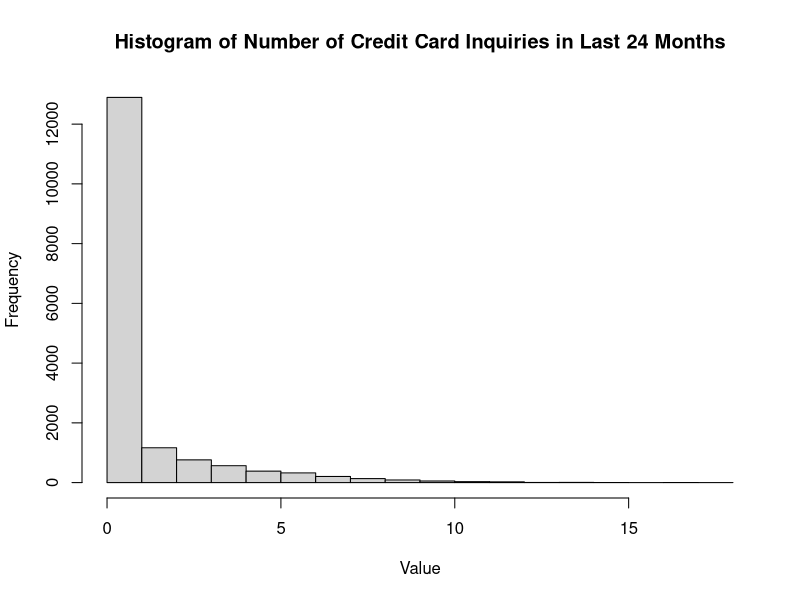
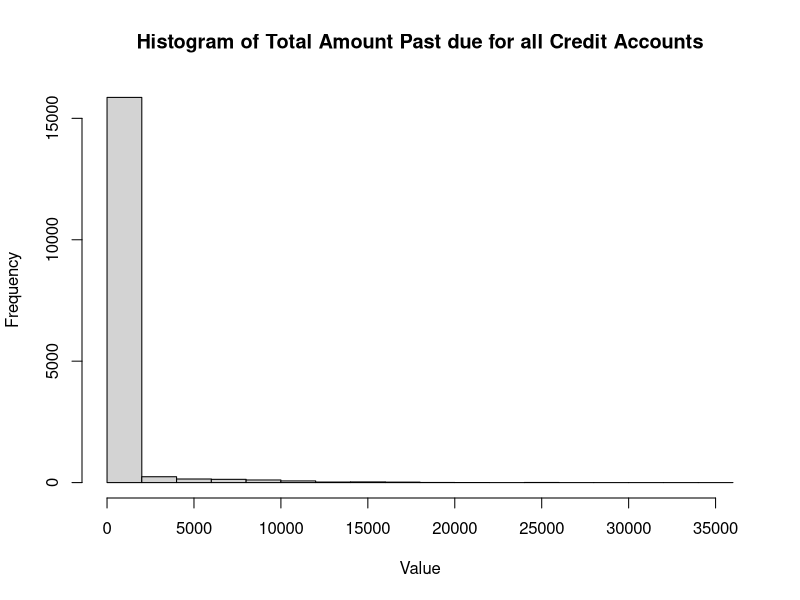
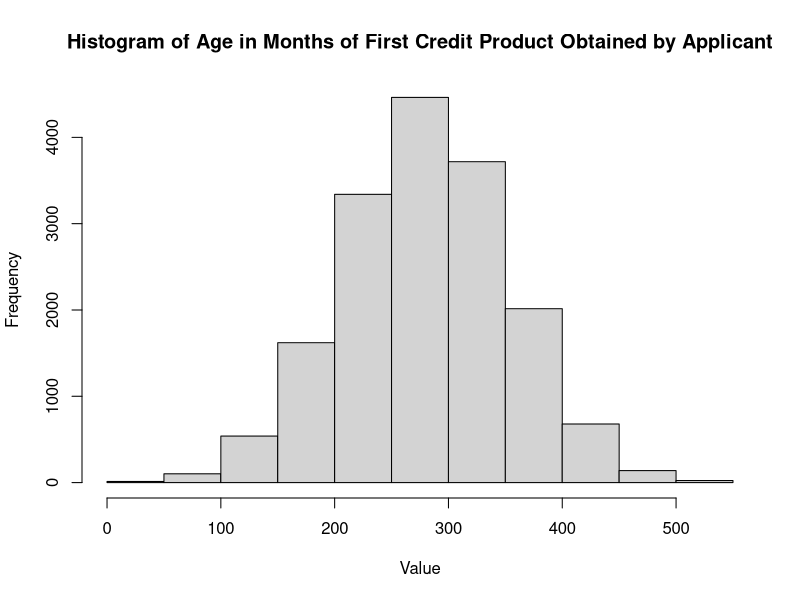
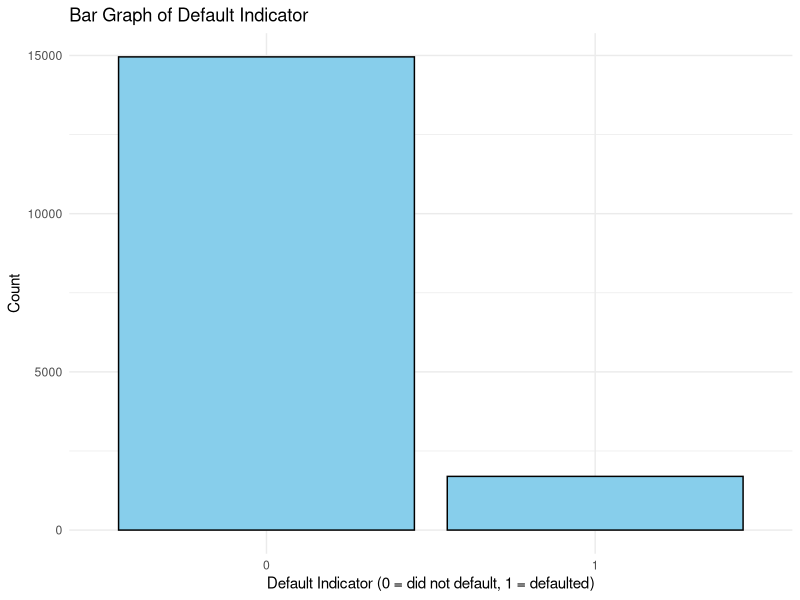
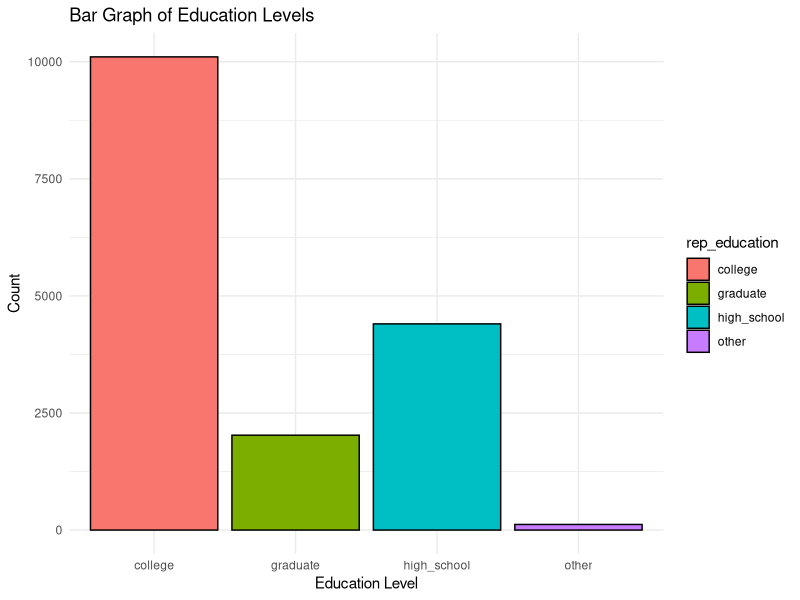
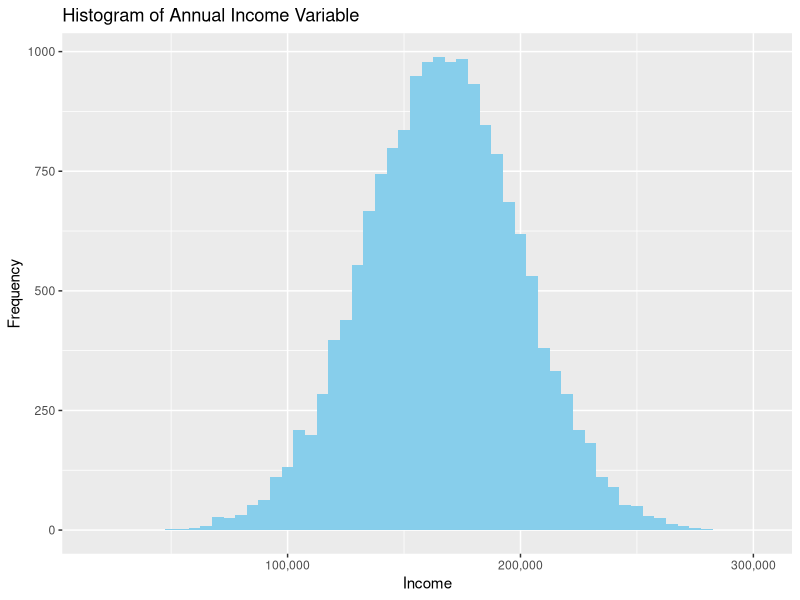
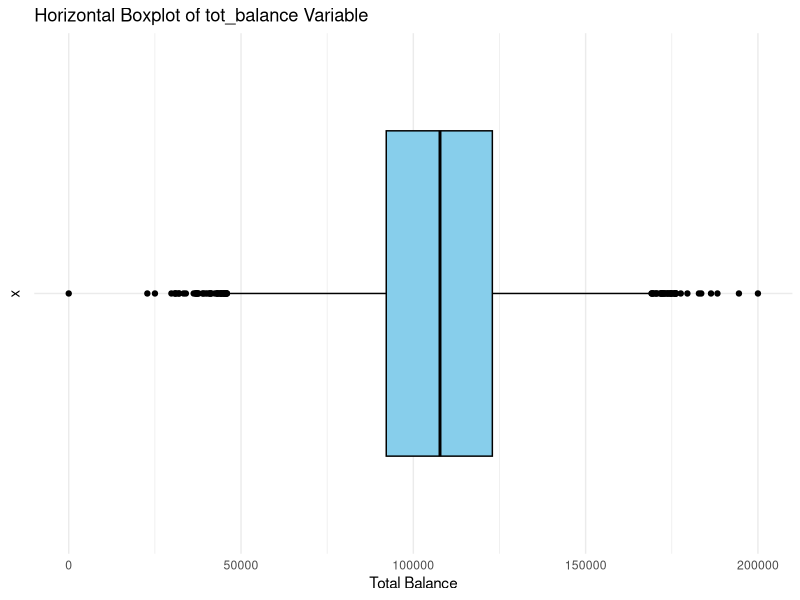

Write R code to recreate these figures, in order.
## ---- chunk 1
knitr::opts_chunk$set(echo = TRUE)
## ---- chunk 2
loan = read.csv("loan_default_data_set.csv")
## ---- chunk 3
dim(loan)
# 20000 rows and 21 columns
## ---- chunk 4
names(loan)
## ---- chunk 5
# The data is mostly numeric with categorical data representing education levels 
## ---- chunk 6
missing = colSums(is.na(loan))
percMissing = (missing/nrow(loan)) * 100

print(missing)
print(percMissing)

#From this we can see that columns "pct_card_over_50_uti"(1958 missing values) and "rep_income"(1559 missing values) both have missing values. The percentage of missing values are 9.790% and 7.795% respectivley 
## ---- chunk 7
#We can deal with them by simply getting rid of them
loan = na.omit(loan)
## ---- chunk 8
# A supervised learning model is necesary since the data is being used to predict an outcome. In this case we are using the data to predict whether a candidate should get a loan based on numerous variables. 
## ---- chunk 9
loan = na.omit(loan)
dim(loan)
## ---- chunk 10
summary(loan)
## ---- chunk 11
# -“num_card_inq_24_month” median = 0 and mean = 1.044 making it right skewed since the mean is greater
# -“tot_amount_currently_past_due” median = 0 mean = 354.2 making it right skewed 
# - “credit_age” median = 281 mean = 280.9 making it VERY slightly left skewed but should be approximated as bell-shaped
## ---- chunk 12
hist(loan$num_card_inq_24_month, main = "Histogram of Number of Credit Card Inquiries in Last 24 Months", xlab = "Value")

hist(loan$tot_amount_currently_past_due, main = "Histogram of Total Amount Past due for all Credit Accounts", xlab = "Value")

hist(loan$credit_age, main = "Histogram of Age in Months of First Credit Product Obtained by Applicant", xlab = "Value")

#The shapes of the histograms do confirm the skewness 
## ---- chunk 13
# 1: using the table function
# 2: using dplyr
education_counts_table = table(loan$rep_education)
print(education_counts_table)
## ---- chunk 14
library("ggplot2")
ggplot(loan, aes(x = factor(Def_ind))) +
  geom_bar(fill = "skyblue", color = "black") +
  labs(title = "Bar Graph of Default Indicator",
       x = "Default Indicator (0 = did not default, 1 = defaulted)" ,
       y = "Count") +
  theme_minimal()

#Clearly, a significantly larger portion of those applying for credit have not defaulted on any other credit in the past 18 months 
## ---- chunk 15
ggplot(loan, aes(x = rep_education, fill = rep_education)) +
  geom_bar(color = "black") +
  labs(title = "Bar Graph of Education Levels",
       x = "Education Level",
       y = "Count") +
  theme_minimal()
#The large majority of those applying for credit are college graduates. This is followed by those with high school diplomas then graduate degrees. College graduates just about account as more representative in applying for credit than the other three combined
## ---- chunk 16
ggplot(loan, aes(x = rep_income)) +
  geom_histogram(binwidth = 5000, fill = "skyblue") +
  labs(title = "Histogram of Annual Income Variable",
       x = "Income",
       y = "Frequency") +
  scale_x_continuous(labels = scales::comma)
  theme_minimal()
## ---- chunk 17
ggplot(loan, aes(x = "", y = tot_balance)) +
  geom_boxplot(fill = "skyblue", color = "black") +
  labs(title = "Horizontal Boxplot of tot_balance Variable",
       y = "Total Balance") +
  theme_minimal() +
  coord_flip()
#Before checking we can see that the minimum is just under 50,000. The first quartile is just under 100,000. the median is about 110,000. The third quartile is just shy of 125,000. and the maximum is around 175,000. There are many reports of income that lie outside the maximum and minimum, these are represented as outliers.
print("These would be the exact measurements")
summary(loan$tot_balance)


